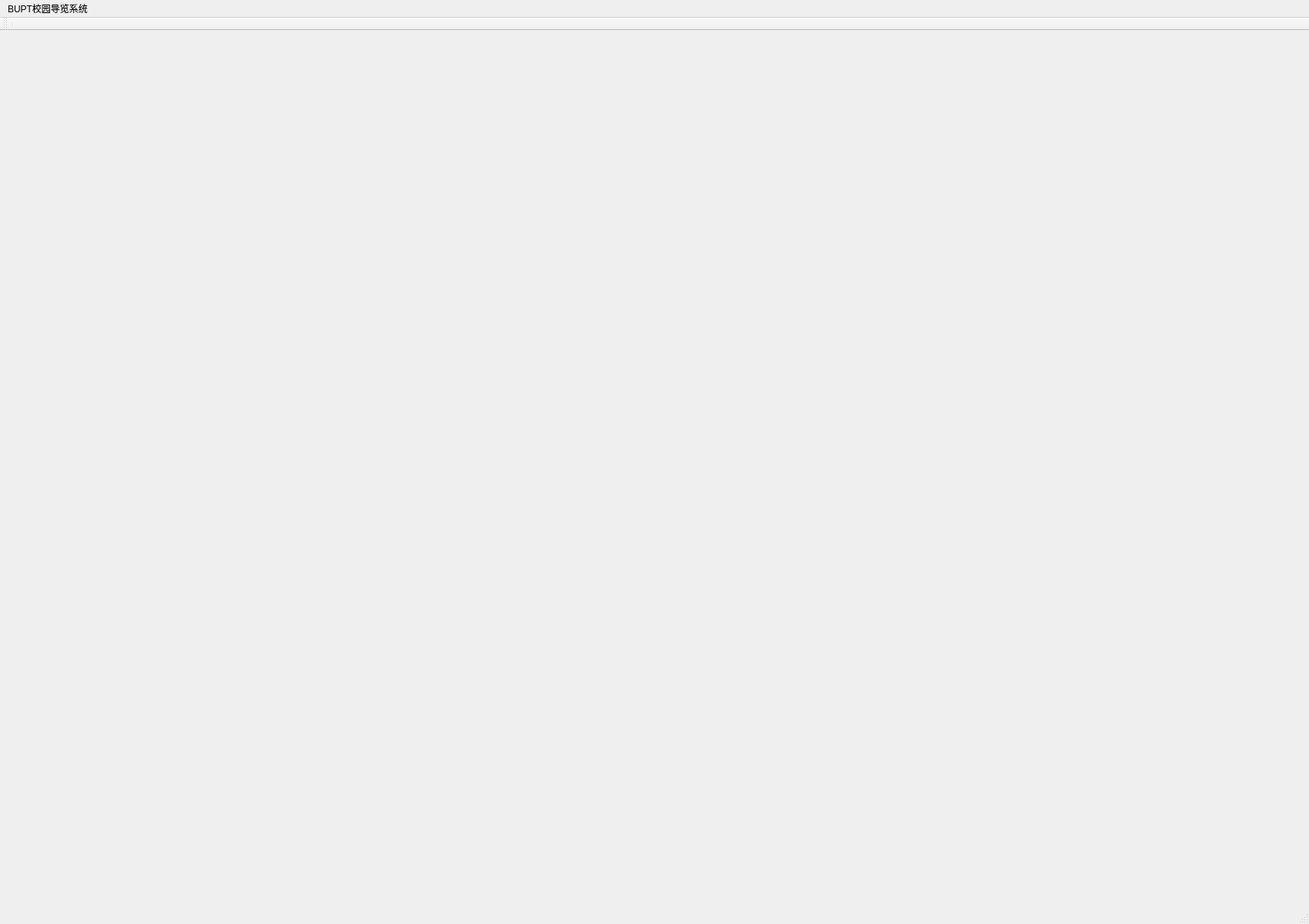
<?xml version="1.0" encoding="UTF-8"?>
<ui version="4.0">
 <class>MainWindow</class>
 <widget class="QMainWindow" name="MainWindow">
  <property name="geometry">
   <rect>
    <x>0</x>
    <y>0</y>
    <width>1700</width>
    <height>1200</height>
   </rect>
  </property>
  <property name="minimumSize">
   <size>
    <width>1700</width>
    <height>1200</height>
   </size>
  </property>
  <property name="maximumSize">
   <size>
    <width>1700</width>
    <height>1200</height>
   </size>
  </property>
  <property name="windowTitle">
   <string>MainWindow</string>
  </property>
  <widget class="QWidget" name="centralwidget">
   <property name="layoutDirection">
    <enum>Qt::RightToLeft</enum>
   </property>
   <widget class="QWidget" name="widget" native="true">
    <property name="geometry">
     <rect>
      <x>0</x>
      <y>0</y>
      <width>1700</width>
      <height>1000</height>
     </rect>
    </property>
    <property name="minimumSize">
     <size>
      <width>1700</width>
      <height>1000</height>
     </size>
    </property>
    <property name="maximumSize">
     <size>
      <width>1700</width>
      <height>1000</height>
     </size>
    </property>
    <property name="styleSheet">
     <string notr="true">image: url(:/map.png);</string>
    </property>
   </widget>
  </widget>
  <widget class="QStatusBar" name="statusbar"/>
  <widget class="QToolBar" name="toolBar">
   <property name="windowTitle">
    <string>toolBar</string>
   </property>
   <attribute name="toolBarArea">
    <enum>TopToolBarArea</enum>
   </attribute>
   <attribute name="toolBarBreak">
    <bool>false</bool>
   </attribute>
   <addaction name="separator"/>
  </widget>
  <widget class="QMenuBar" name="menubar">
   <property name="geometry">
    <rect>
     <x>0</x>
     <y>0</y>
     <width>1700</width>
     <height>25</height>
    </rect>
   </property>
   <widget class="QMenu" name="menuBUPT">
    <property name="title">
     <string>BUPT校园导览系统</string>
    </property>
   </widget>
   <addaction name="menuBUPT"/>
  </widget>
  <action name="QComboBox">
   <property name="text">
    <string>起点</string>
   </property>
  </action>
  <action name="actionssd">
   <property name="text">
    <string>ssd]</string>
   </property>
  </action>
  <action name="actionsdsad">
   <property name="text">
    <string>sdsad</string>
   </property>
  </action>
  <action name="action">
   <property name="text">
    <string>医务室</string>
   </property>
  </action>
  <action name="action_2">
   <property name="text">
    <string>运动场</string>
   </property>
  </action>
  <action name="action_3">
   <property name="text">
    <string>雁北园北区</string>
   </property>
  </action>
  <action name="action_4">
   <property name="text">
    <string>医务室</string>
   </property>
  </action>
  <action name="action_5">
   <property name="text">
    <string>运动场</string>
   </property>
  </action>
  <action name="action_6">
   <property name="text">
    <string>雁北园北区</string>
   </property>
  </action>
 </widget>
 <resources/>
 <connections/>
</ui>
